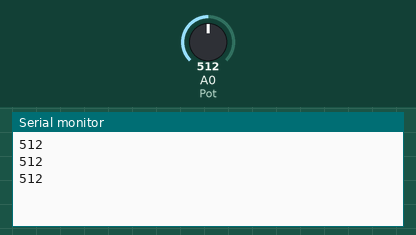
Recording of a sketch running on a simulated Arduino Uno, built with avr-gcc and run on an emulated ATmega328P. On the bench: the last lines printed to the serial monitor. The test bench sets the inputs (shaded band); at power-on: A0 (Pot) = 512.

Above: at 1.3 s.
1.4 s: A0 (Pot) set to 716
At 1.9 s:
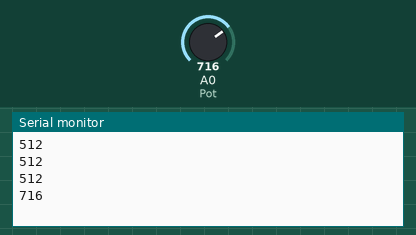
2.9 s: A0 (Pot) set to 900
At 3.4 s:
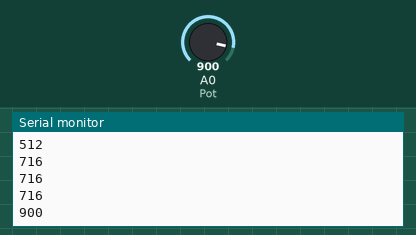
Timing chart, 0 to 5.9 s (numbered marks = the images above; inputs shaded):
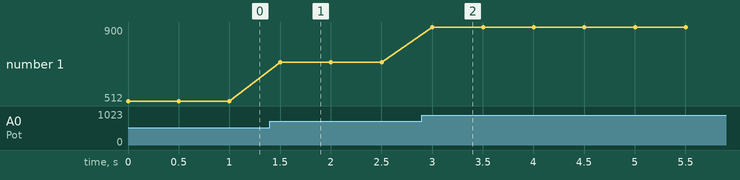

The sketch:

serial_Reader.ino
```cpp
/* a program for reading analog input of a pot in serial interface*/
int Val=0; //integer value of pot
const int Pot=0; // pot on pin 0

void setup()
{
Serial.begin(9600);

}

    void loop()
{
  Val=analogRead(Pot);
  Serial.println(Val);
  delay(500);

}
```

Measured:
- after the input at 1.4 s, the serial monitor: prints a new line after 0.10 s (image 1)
- after the input at 2.9 s, the serial monitor: prints a new line after 0.10 s (image 2)
- plotted number 1: 512 → 716 after the input at 1.4 s, 716 → 900 after the input at 2.9 s
